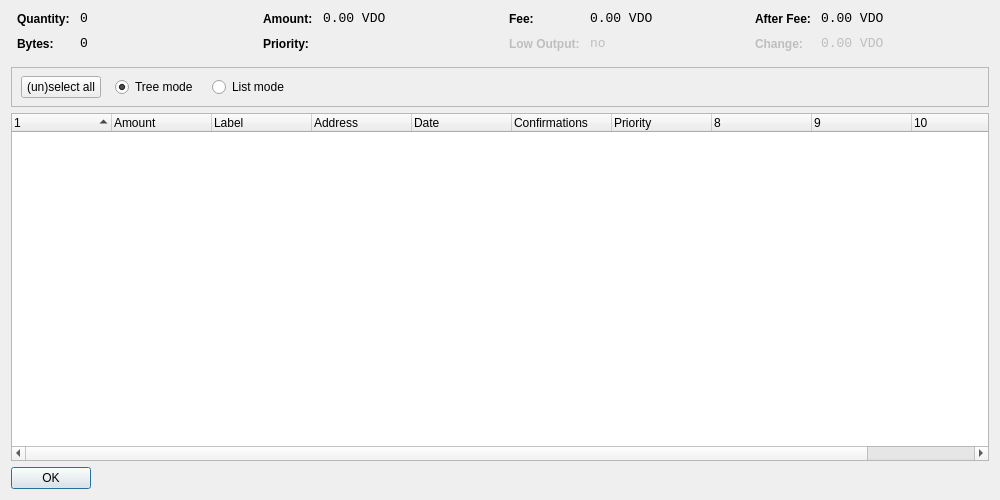
<?xml version="1.0" encoding="UTF-8"?>
<ui version="4.0">
 <class>CoinControlDialog</class>
 <widget class="QDialog" name="CoinControlDialog">
  <property name="geometry">
   <rect>
    <x>0</x>
    <y>0</y>
    <width>1000</width>
    <height>500</height>
   </rect>
  </property>
  <property name="windowTitle">
   <string>Coin Control</string>
  </property>
  <layout class="QVBoxLayout" name="verticalLayout">
   <item>
    <layout class="QHBoxLayout" name="horizontalLayoutTop" stretch="0,0,0,0">
     <property name="topMargin">
      <number>0</number>
     </property>
     <property name="bottomMargin">
      <number>10</number>
     </property>
     <item>
      <layout class="QFormLayout" name="formLayoutCoinControl1">
       <property name="horizontalSpacing">
        <number>10</number>
       </property>
       <property name="verticalSpacing">
        <number>10</number>
       </property>
       <property name="leftMargin">
        <number>6</number>
       </property>
       <property name="rightMargin">
        <number>6</number>
       </property>
       <item row="0" column="0">
        <widget class="QLabel" name="labelCoinControlQuantityText">
         <property name="styleSheet">
          <string notr="true">font-weight:bold;</string>
         </property>
         <property name="text">
          <string>Quantity:</string>
         </property>
        </widget>
       </item>
       <item row="0" column="1">
        <widget class="QLabel" name="labelCoinControlQuantity">
         <property name="font">
          <font>
           <family>Monospace</family>
           <pointsize>10</pointsize>
          </font>
         </property>
         <property name="cursor">
          <cursorShape>IBeamCursor</cursorShape>
         </property>
         <property name="contextMenuPolicy">
          <enum>Qt::ActionsContextMenu</enum>
         </property>
         <property name="text">
          <string notr="true">0</string>
         </property>
         <property name="textInteractionFlags">
          <set>Qt::LinksAccessibleByMouse|Qt::TextSelectableByKeyboard|Qt::TextSelectableByMouse</set>
         </property>
        </widget>
       </item>
       <item row="1" column="0">
        <widget class="QLabel" name="labelCoinControlBytesText">
         <property name="styleSheet">
          <string notr="true">font-weight:bold;</string>
         </property>
         <property name="text">
          <string>Bytes:</string>
         </property>
        </widget>
       </item>
       <item row="1" column="1">
        <widget class="QLabel" name="labelCoinControlBytes">
         <property name="font">
          <font>
           <family>Monospace</family>
           <pointsize>10</pointsize>
          </font>
         </property>
         <property name="cursor">
          <cursorShape>IBeamCursor</cursorShape>
         </property>
         <property name="contextMenuPolicy">
          <enum>Qt::ActionsContextMenu</enum>
         </property>
         <property name="text">
          <string notr="true">0</string>
         </property>
         <property name="textInteractionFlags">
          <set>Qt::LinksAccessibleByMouse|Qt::TextSelectableByKeyboard|Qt::TextSelectableByMouse</set>
         </property>
        </widget>
       </item>
      </layout>
     </item>
     <item>
      <layout class="QFormLayout" name="formLayoutCoinControl2">
       <property name="horizontalSpacing">
        <number>10</number>
       </property>
       <property name="verticalSpacing">
        <number>10</number>
       </property>
       <property name="leftMargin">
        <number>6</number>
       </property>
       <property name="rightMargin">
        <number>6</number>
       </property>
       <item row="0" column="0">
        <widget class="QLabel" name="labelCoinControlAmountText">
         <property name="styleSheet">
          <string notr="true">font-weight:bold;</string>
         </property>
         <property name="text">
          <string>Amount:</string>
         </property>
        </widget>
       </item>
       <item row="0" column="1">
        <widget class="QLabel" name="labelCoinControlAmount">
         <property name="font">
          <font>
           <family>Monospace</family>
           <pointsize>10</pointsize>
          </font>
         </property>
         <property name="cursor">
          <cursorShape>IBeamCursor</cursorShape>
         </property>
         <property name="contextMenuPolicy">
          <enum>Qt::ActionsContextMenu</enum>
         </property>
         <property name="text">
          <string notr="true">0.00 VDO</string>
         </property>
         <property name="textInteractionFlags">
          <set>Qt::LinksAccessibleByMouse|Qt::TextSelectableByKeyboard|Qt::TextSelectableByMouse</set>
         </property>
        </widget>
       </item>
       <item row="1" column="0">
        <widget class="QLabel" name="labelCoinControlPriorityText">
         <property name="styleSheet">
          <string notr="true">font-weight:bold;</string>
         </property>
         <property name="text">
          <string>Priority:</string>
         </property>
        </widget>
       </item>
       <item row="1" column="1">
        <widget class="QLabel" name="labelCoinControlPriority">
         <property name="font">
          <font>
           <family>Monospace</family>
           <pointsize>10</pointsize>
          </font>
         </property>
         <property name="cursor">
          <cursorShape>IBeamCursor</cursorShape>
         </property>
         <property name="contextMenuPolicy">
          <enum>Qt::ActionsContextMenu</enum>
         </property>
         <property name="text">
          <string/>
         </property>
         <property name="textInteractionFlags">
          <set>Qt::LinksAccessibleByMouse|Qt::TextSelectableByKeyboard|Qt::TextSelectableByMouse</set>
         </property>
        </widget>
       </item>
      </layout>
     </item>
     <item>
      <layout class="QFormLayout" name="formLayoutCoinControl3">
       <property name="horizontalSpacing">
        <number>10</number>
       </property>
       <property name="verticalSpacing">
        <number>10</number>
       </property>
       <property name="leftMargin">
        <number>6</number>
       </property>
       <property name="rightMargin">
        <number>6</number>
       </property>
       <item row="0" column="0">
        <widget class="QLabel" name="labelCoinControlFeeText">
         <property name="styleSheet">
          <string notr="true">font-weight:bold;</string>
         </property>
         <property name="text">
          <string>Fee:</string>
         </property>
        </widget>
       </item>
       <item row="0" column="1">
        <widget class="QLabel" name="labelCoinControlFee">
         <property name="font">
          <font>
           <family>Monospace</family>
           <pointsize>10</pointsize>
          </font>
         </property>
         <property name="cursor">
          <cursorShape>IBeamCursor</cursorShape>
         </property>
         <property name="contextMenuPolicy">
          <enum>Qt::ActionsContextMenu</enum>
         </property>
         <property name="text">
          <string notr="true">0.00 VDO</string>
         </property>
         <property name="textInteractionFlags">
          <set>Qt::LinksAccessibleByMouse|Qt::TextSelectableByKeyboard|Qt::TextSelectableByMouse</set>
         </property>
        </widget>
       </item>
       <item row="1" column="0">
        <widget class="QLabel" name="labelCoinControlLowOutputText">
         <property name="enabled">
          <bool>false</bool>
         </property>
         <property name="styleSheet">
          <string notr="true">font-weight:bold;</string>
         </property>
         <property name="text">
          <string>Low Output:</string>
         </property>
        </widget>
       </item>
       <item row="1" column="1">
        <widget class="QLabel" name="labelCoinControlLowOutput">
         <property name="enabled">
          <bool>false</bool>
         </property>
         <property name="font">
          <font>
           <family>Monospace</family>
           <pointsize>10</pointsize>
          </font>
         </property>
         <property name="cursor">
          <cursorShape>IBeamCursor</cursorShape>
         </property>
         <property name="contextMenuPolicy">
          <enum>Qt::ActionsContextMenu</enum>
         </property>
         <property name="text">
          <string notr="true">no</string>
         </property>
         <property name="textInteractionFlags">
          <set>Qt::LinksAccessibleByMouse|Qt::TextSelectableByKeyboard|Qt::TextSelectableByMouse</set>
         </property>
        </widget>
       </item>
      </layout>
     </item>
     <item>
      <layout class="QFormLayout" name="formLayoutCoinControl4">
       <property name="horizontalSpacing">
        <number>10</number>
       </property>
       <property name="verticalSpacing">
        <number>10</number>
       </property>
       <property name="leftMargin">
        <number>6</number>
       </property>
       <property name="rightMargin">
        <number>6</number>
       </property>
       <item row="0" column="0">
        <widget class="QLabel" name="labelCoinControlAfterFeeText">
         <property name="styleSheet">
          <string notr="true">font-weight:bold;</string>
         </property>
         <property name="text">
          <string>After Fee:</string>
         </property>
        </widget>
       </item>
       <item row="0" column="1">
        <widget class="QLabel" name="labelCoinControlAfterFee">
         <property name="font">
          <font>
           <family>Monospace</family>
           <pointsize>10</pointsize>
          </font>
         </property>
         <property name="cursor">
          <cursorShape>IBeamCursor</cursorShape>
         </property>
         <property name="contextMenuPolicy">
          <enum>Qt::ActionsContextMenu</enum>
         </property>
         <property name="text">
          <string notr="true">0.00 VDO</string>
         </property>
         <property name="textInteractionFlags">
          <set>Qt::LinksAccessibleByMouse|Qt::TextSelectableByKeyboard|Qt::TextSelectableByMouse</set>
         </property>
        </widget>
       </item>
       <item row="1" column="0">
        <widget class="QLabel" name="labelCoinControlChangeText">
         <property name="enabled">
          <bool>false</bool>
         </property>
         <property name="styleSheet">
          <string notr="true">font-weight:bold;</string>
         </property>
         <property name="text">
          <string>Change:</string>
         </property>
        </widget>
       </item>
       <item row="1" column="1">
        <widget class="QLabel" name="labelCoinControlChange">
         <property name="enabled">
          <bool>false</bool>
         </property>
         <property name="font">
          <font>
           <family>Monospace</family>
           <pointsize>10</pointsize>
          </font>
         </property>
         <property name="cursor">
          <cursorShape>IBeamCursor</cursorShape>
         </property>
         <property name="contextMenuPolicy">
          <enum>Qt::ActionsContextMenu</enum>
         </property>
         <property name="text">
          <string notr="true">0.00 VDO</string>
         </property>
         <property name="textInteractionFlags">
          <set>Qt::LinksAccessibleByMouse|Qt::TextSelectableByKeyboard|Qt::TextSelectableByMouse</set>
         </property>
        </widget>
       </item>
      </layout>
     </item>
    </layout>
   </item>
   <item>
    <widget class="QFrame" name="frame">
     <property name="minimumSize">
      <size>
       <width>0</width>
       <height>40</height>
      </size>
     </property>
     <property name="frameShape">
      <enum>QFrame::StyledPanel</enum>
     </property>
     <property name="frameShadow">
      <enum>QFrame::Sunken</enum>
     </property>
     <widget class="QWidget" name="horizontalLayoutWidget">
      <property name="geometry">
       <rect>
        <x>10</x>
        <y>0</y>
        <width>781</width>
        <height>41</height>
       </rect>
      </property>
      <layout class="QHBoxLayout" name="horizontalLayoutPanel" stretch="0,0,0,0,0">
       <property name="spacing">
        <number>14</number>
       </property>
       <item>
        <widget class="QPushButton" name="pushButtonSelectAll">
         <property name="sizePolicy">
          <sizepolicy hsizetype="Maximum" vsizetype="Fixed">
           <horstretch>0</horstretch>
           <verstretch>0</verstretch>
          </sizepolicy>
         </property>
         <property name="text">
          <string>(un)select all</string>
         </property>
        </widget>
       </item>
       <item>
        <widget class="QRadioButton" name="radioTreeMode">
         <property name="sizePolicy">
          <sizepolicy hsizetype="Maximum" vsizetype="Fixed">
           <horstretch>0</horstretch>
           <verstretch>0</verstretch>
          </sizepolicy>
         </property>
         <property name="text">
          <string>Tree mode</string>
         </property>
         <property name="checked">
          <bool>true</bool>
         </property>
        </widget>
       </item>
       <item>
        <widget class="QRadioButton" name="radioListMode">
         <property name="sizePolicy">
          <sizepolicy hsizetype="Maximum" vsizetype="Fixed">
           <horstretch>0</horstretch>
           <verstretch>0</verstretch>
          </sizepolicy>
         </property>
         <property name="text">
          <string>List mode</string>
         </property>
        </widget>
       </item>
       <item>
        <spacer name="horizontalSpacer">
         <property name="orientation">
          <enum>Qt::Horizontal</enum>
         </property>
         <property name="sizeHint" stdset="0">
          <size>
           <width>40</width>
           <height>20</height>
          </size>
         </property>
        </spacer>
       </item>
      </layout>
     </widget>
    </widget>
   </item>
   <item>
    <widget class="CoinControlTreeWidget" name="treeWidget">
     <property name="contextMenuPolicy">
      <enum>Qt::CustomContextMenu</enum>
     </property>
     <property name="sortingEnabled">
      <bool>false</bool>
     </property>
     <property name="columnCount">
      <number>11</number>
     </property>
     <attribute name="headerShowSortIndicator" stdset="0">
      <bool>true</bool>
     </attribute>
     <attribute name="headerStretchLastSection">
      <bool>false</bool>
     </attribute>
     <column>
      <property name="text">
       <string/>
      </property>
     </column>
     <column>
      <property name="text">
       <string>Amount</string>
      </property>
     </column>
     <column>
      <property name="text">
       <string>Label</string>
      </property>
     </column>
     <column>
      <property name="text">
       <string>Address</string>
      </property>
     </column>
     <column>
      <property name="text">
       <string>Date</string>
      </property>
     </column>
     <column>
      <property name="text">
       <string>Confirmations</string>
      </property>
      <property name="toolTip">
       <string>Confirmed</string>
      </property>
     </column>
     <column>
      <property name="text">
       <string>Priority</string>
      </property>
     </column>
     <column>
      <property name="text">
       <string/>
      </property>
     </column>
     <column>
      <property name="text">
       <string/>
      </property>
     </column>
     <column>
      <property name="text">
       <string/>
      </property>
     </column>
     <column>
      <property name="text">
       <string/>
      </property>
     </column>
    </widget>
   </item>
   <item>
    <widget class="QDialogButtonBox" name="buttonBox">
     <property name="sizePolicy">
      <sizepolicy hsizetype="Maximum" vsizetype="Fixed">
       <horstretch>0</horstretch>
       <verstretch>0</verstretch>
      </sizepolicy>
     </property>
     <property name="orientation">
      <enum>Qt::Horizontal</enum>
     </property>
     <property name="standardButtons">
      <set>QDialogButtonBox::Ok</set>
     </property>
    </widget>
   </item>
  </layout>
 </widget>
 <customwidgets>
  <customwidget>
   <class>CoinControlTreeWidget</class>
   <extends>QTreeWidget</extends>
   <header>coincontroltreewidget.h</header>
  </customwidget>
 </customwidgets>
 <resources/>
 <connections/>
</ui>
